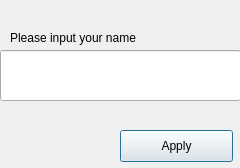
<?xml version="1.0" encoding="UTF-8"?>
<ui version="4.0">
 <class>Dialog</class>
 <widget class="QDialog" name="Dialog">
  <property name="geometry">
   <rect>
    <x>0</x>
    <y>0</y>
    <width>240</width>
    <height>168</height>
   </rect>
  </property>
  <property name="windowTitle">
   <string>Dialog</string>
  </property>
  <widget class="QPushButton" name="apply">
   <property name="geometry">
    <rect>
     <x>120</x>
     <y>130</y>
     <width>113</width>
     <height>32</height>
    </rect>
   </property>
   <property name="text">
    <string>Apply</string>
   </property>
  </widget>
  <widget class="QLabel" name="label">
   <property name="geometry">
    <rect>
     <x>10</x>
     <y>30</y>
     <width>151</width>
     <height>16</height>
    </rect>
   </property>
   <property name="text">
    <string>Please input your name</string>
   </property>
  </widget>
  <widget class="QLineEdit" name="nameInput">
   <property name="geometry">
    <rect>
     <x>0</x>
     <y>50</y>
     <width>241</width>
     <height>51</height>
    </rect>
   </property>
  </widget>
 </widget>
 <resources/>
 <connections/>
</ui>
